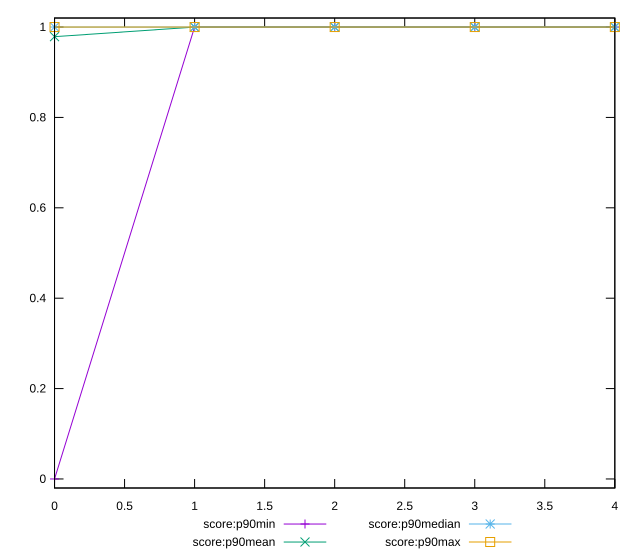

Generate this figure with gnuplot:
reset

$scoreP90Min <<EOF
0 0
1 1
2 1
3 1
4 1
EOF

$scoreP90Mean <<EOF
0 0.9787234042553191
1 1
2 1
3 1
4 1
EOF

$scoreP90Median <<EOF
0 1
1 1
2 1
3 1
4 1
EOF

$scoreP90Max <<EOF
0 1
1 1
2 1
3 1
4 1
EOF

set key outside below
set xrange [0:4]
set yrange [-0.02:1.02]
set trange [-0.02:1.02]
set terminal svg size 640, 560 enhanced background rgb 'white'
set output "report_00022_2021-02-20T12:08:46.964Z/server-response-time/progression/score.svg"

plot $scoreP90Min title "score:p90min" with linespoints, \
     $scoreP90Mean title "score:p90mean" with linespoints, \
     $scoreP90Median title "score:p90median" with linespoints, \
     $scoreP90Max title "score:p90max" with linespoints

reset
